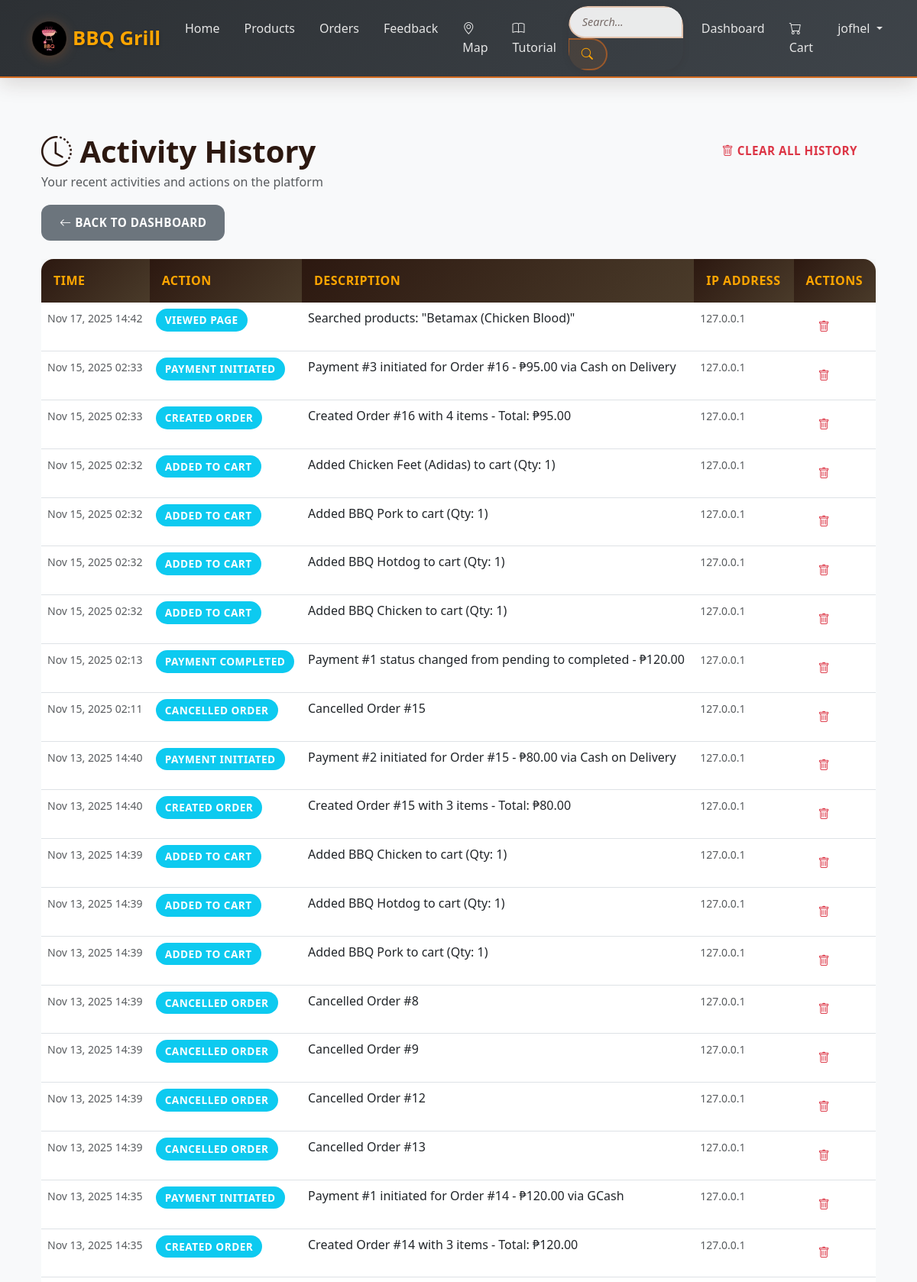
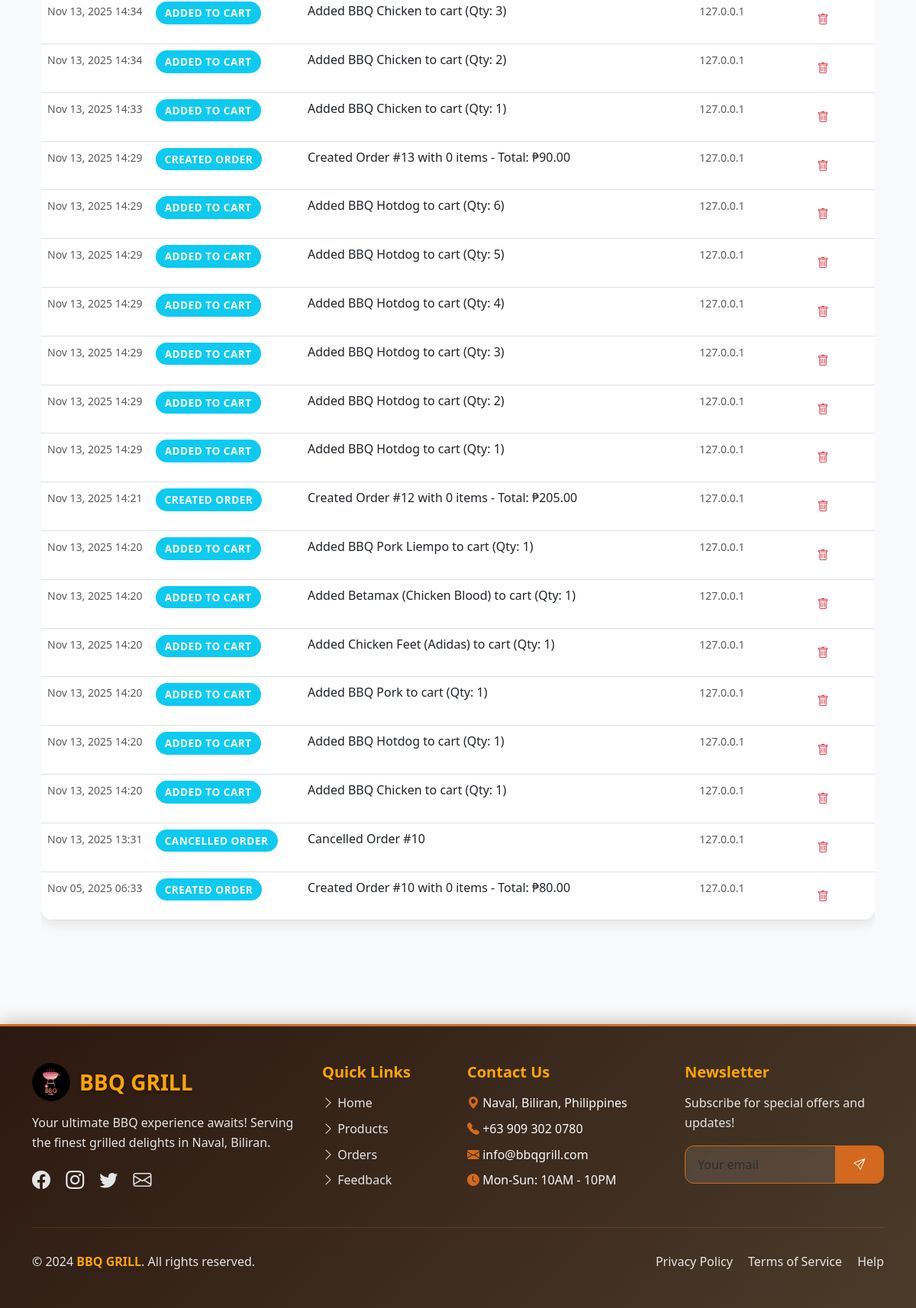
Page /history/ (signed in) on the committed database (2 pictures, top to bottom).
### core/models.py (models this page shows, shortened)
class UserHistory(models.Model):
    ACTION_CHOICES = [
        ('login', 'Login'),
        ('logout', 'Logout'),
        ('view_product', 'Viewed Product'),
        ('add_to_cart', 'Added to Cart'),
        ('remove_from_cart', 'Removed from Cart'),
        ('create_order', 'Created Order'),
        ('update_order', 'Updated Order'),
        ('cancel_order', 'Cancelled Order'),
        ('payment_initiated', 'Payment Initiated'),
        ('payment_completed', 'Payment Completed'),
        ('payment_failed', 'Payment Failed'),
        ('payment_cancelled', 'Payment Cancelled'),
        ('payment_refunded', 'Payment Refunded'),
        ('create_reservation', 'Created Reservation'),
        ('update_reservation', 'Updated Reservation'),
        ('cancel_reservation', 'Cancelled Reservation'),
        ('create_journal', 'Created Journal Entry'),
        ('update_journal', 'Updated Journal Entry'),
        ('delete_journal', 'Deleted Journal Entry'),
        ('submit_feedback', 'Submitted Feedback'),
        ('view_page', 'Viewed Page'),
    ]
    user = models.ForeignKey(User, on_delete=models.CASCADE, related_name='history')
    action = models.CharField(max_length=20, choices=ACTION_CHOICES)
    description = models.TextField(blank=True)
    ip_address = models.GenericIPAddressField(null=True, blank=True)
    user_agent = models.TextField(blank=True)
    timestamp = models.DateTimeField(auto_now_add=True)
    class Meta:
        ordering = ['-timestamp']
        verbose_name_plural = 'User Histories'
    def get_action_display(self):
        return dict(self.ACTION_CHOICES)[self.action]

### core/views.py (the view)
# urls.py: path("history/", views.user_history, name="user_history"),
@login_required
def user_history(request: HttpRequest) -> HttpResponse:
    history = UserHistory.objects.filter(user=request.user).order_by('-timestamp')[:100]
    context = {
        'history': history,
    }
    return render(request, 'core/user_history.html', context)

### templates/core/user_history.html (shortened to what this page needs)
{% extends 'base.html' %}
{% block content %}
<div class="container my-5">
    <div class="row mb-4">
        <div class="col-md-6">
            <h1 class="mb-1">
                <i class="bi bi-clock-history"></i> Activity History
            </h1>
            <p class="text-muted">Your recent activities and actions on the platform</p>
            <a href="{% url 'dashboard' %}" class="btn btn-secondary btn-sm">
                <i class="bi bi-arrow-left"></i> Back to Dashboard
            </a>
        </div>
        <div class="col-md-6 text-end">
            {% if history %}
                <a href="{% url 'clear_user_history' %}" class="btn btn-outline-danger">
                    <i class="bi bi-trash"></i> Clear All History
                </a>
            {% endif %}
        </div>
    </div>
    {% if history %}
        <div class="table-responsive">
            <table class="table table-hover">
                <thead class="table-dark">
                    <tr>
                        <th>Time</th>
                        <th>Action</th>
                        <th>Description</th>
                        <th>IP Address</th>
                        <th>Actions</th>
                    </tr>
                </thead>
                <tbody>
                    {% for entry in history %}
                        <tr>
                            <td>
                                <small class="text-muted">
                                    {{ entry.timestamp|date:"M d, Y H:i" }}
                                </small>
                            </td>
                            <td>
                                <span class="badge bg-info">
                                    {{ entry.get_action_display }}
                                </span>
                            </td>
                            <td>
                                {% if entry.description %}
                                    {{ entry.description|truncatewords:15 }}
                                {% else %}
                                    <span class="text-muted">-</span>
                                {% endif %}
                            </td>
                            <td>
                                <small class="text-muted">
                                    {% if entry.ip_address %}
                                        {{ entry.ip_address }}
                                    {% else %}
                                        <span>-</span>
                                    {% endif %}
                                </small>
                            </td>
                            <td>
                                <a href="{% url 'delete_user_history' entry.pk %}"
                                   class="btn btn-outline-danger btn-sm"
                                   title="Delete this activity">
                                    <i class="bi bi-trash"></i>
                                </a>
                            </td>
                        </tr>
                    {% endfor %}
                </tbody>
            </table>
        </div>
    {% else %}
        <div class="alert alert-info text-center py-5">
            <i class="bi bi-info-circle" style="font-size: 2rem;"></i>
            <p class="mt-3 mb-0">No activity history yet. Start using the platform to see your activities here!</p>
        </div>
    {% endif %}
</div>
{% endblock %}

### templates/base.html (shortened to what this page needs)
<!DOCTYPE html>
<html lang="en">
<head>
    <link href="https://cdn.jsdelivr.net/npm/bootstrap@5.3.0/dist/css/bootstrap.min.css" rel="stylesheet">
    <link href="https://cdn.jsdelivr.net/npm/bootstrap-icons@1.10.0/font/bootstrap-icons.css" rel="stylesheet">
    {% load static %}
    <link rel="stylesheet" href="{% static 'css/style.css' %}">
</head>
<body class="d-flex flex-column min-vh-100">
    <nav class="navbar navbar-expand-lg navbar-dark bg-dark">
        <div class="container">
            <a class="navbar-brand d-flex align-items-center" href="{% url 'home' %}">
                <img src="{% static 'image/logo bbq grill.png' %}" alt="BBQ Grill Logo" class="navbar-logo me-2">
                BBQ Grill
            </a>
            <div class="collapse navbar-collapse" id="navbarNav">
                <ul class="navbar-nav me-auto">
                    <li class="nav-item">
                        <a class="nav-link" href="{% url 'home' %}">Home</a>
                    </li>
                    <li class="nav-item">
                        <a class="nav-link" href="{% url 'product_list' %}">Products</a>
                    </li>
                    <li class="nav-item">
                        <a class="nav-link" href="{% url 'order_list' %}">Orders</a>
                    </li>
                    <li class="nav-item">
                        <a class="nav-link" href="{% url 'feedback' %}">Feedback</a>
                    </li>
                    <li class="nav-item">
                        <a class="nav-link" href="{% url 'map' %}"><i class="bi bi-geo-alt"></i> Map</a>
                    </li>
                    <li class="nav-item">
                        <a class="nav-link" href="{% url 'tutorial' %}"><i class="bi bi-book"></i> Tutorial</a>
                    </li>
                </ul>
                <div class="search-container me-2" style="position: relative;">
                    <form class="d-flex" method="get" action="{% url 'product_list' %}" role="search">
                        <div class="input-group">
                            <input
                                class="form-control"
                                type="search"
                                name="search"
                                id="navbar-search"
                                placeholder="Search..."
                                aria-label="Search"
                                value="{{ request.GET.search }}"
                                autocomplete="off"
                                style="min-width: 150px;">
                            <button class="btn btn-outline-light" type="submit">
                                <i class="bi bi-search"></i>
                            </button>
                        </div>
                    </form>
                </div>
                <ul class="navbar-nav">
                    {% if user.is_authenticated %}
                        <li class="nav-item">
                            <a class="nav-link" href="{% url 'dashboard' %}">Dashboard</a>
                        </li>
                        <li class="nav-item">
                            <a class="nav-link" href="{% url 'cart_view' %}">
                                <i class="bi bi-cart"></i> Cart
                            </a>
                        </li>
                        <li class="nav-item dropdown">
                            <a class="nav-link dropdown-toggle" href="#" role="button" data-bs-toggle="dropdown">
                                {{ user.username }}
                            </a>
                        </li>
                    {% endif %}
                </ul>
            </div>
        </div>
    </nav>
    <main class="container my-4 flex-grow-1">
        {% block content %}
        {% endblock %}
    </main>
    <footer class="bg-dark text-light py-5 mt-5">
        <div class="container">
            <div class="row g-4">
                <div class="col-lg-4 col-md-6">
                    <div class="d-flex align-items-center mb-3">
                        <img src="{% static 'image/logo bbq grill.png' %}" alt="BBQ Grill Logo" style="height: 50px; width: auto; margin-right: 12px;">
                        <h3 class="fw-bold mb-0" style="color: var(--bbq-gold); text-shadow: 0 2px 4px rgba(0, 0, 0, 0.3);">BBQ GRILL</h3>
                    </div>
                    <p class="mb-3" style="color: var(--bbq-ash);">Your ultimate BBQ experience awaits! Serving the finest grilled delights in Naval, Biliran.</p>
                    <div class="social-links">
                        <a href="#" class="text-light me-3" style="font-size: 1.5rem;"><i class="bi bi-facebook"></i></a>
                        <a href="#" class="text-light me-3" style="font-size: 1.5rem;"><i class="bi bi-instagram"></i></a>
                        <a href="#" class="text-light me-3" style="font-size: 1.5rem;"><i class="bi bi-twitter"></i></a>
                        <a href="#" class="text-light" style="font-size: 1.5rem;"><i class="bi bi-envelope"></i></a>
                    </div>
                </div>
                <div class="col-lg-2 col-md-6">
                    <h5 class="fw-bold mb-3" style="color: var(--bbq-gold);">Quick Links</h5>
                    <ul class="list-unstyled">
                        <li class="mb-2"><a href="{% url 'home' %}" class="text-light text-decoration-none"><i class="bi bi-chevron-right"></i> Home</a></li>
                        <li class="mb-2"><a href="{% url 'product_list' %}" class="text-light text-decoration-none"><i class="bi bi-chevron-right"></i> Products</a></li>
                        <li class="mb-2"><a href="{% url 'order_list' %}" class="text-light text-decoration-none"><i class="bi bi-chevron-right"></i> Orders</a></li>
                        <li class="mb-2"><a href="{% url 'feedback' %}" class="text-light text-decoration-none"><i class="bi bi-chevron-right"></i> Feedback</a></li>
                    </ul>
                </div>
                <div class="col-lg-3 col-md-6">
                    <h5 class="fw-bold mb-3" style="color: var(--bbq-gold);">Contact Us</h5>
                    <ul class="list-unstyled">
                        <li class="mb-2"><i class="bi bi-geo-alt-fill" style="color: var(--bbq-ember);"></i> Naval, Biliran, Philippines</li>
                        <li class="mb-2"><i class="bi bi-telephone-fill" style="color: var(--bbq-ember);"></i> +63 909 302 0780</li>
                        <li class="mb-2"><i class="bi bi-envelope-fill" style="color: var(--bbq-ember);"></i> info@bbqgrill.com</li>
                        <li class="mb-2"><i class="bi bi-clock-fill" style="color: var(--bbq-ember);"></i> Mon-Sun: 10AM - 10PM</li>
                    </ul>
                </div>
                <div class="col-lg-3 col-md-6">
                    <h5 class="fw-bold mb-3" style="color: var(--bbq-gold);">Newsletter</h5>
                    <p style="color: var(--bbq-ash);">Subscribe for special offers and updates!</p>
                    <div class="input-group mb-3">
                        <input type="email" class="form-control" placeholder="Your email" style="background: rgba(255,255,255,0.1); border: 1px solid var(--bbq-ember); color: white;">
                        <button class="btn" style="background: var(--bbq-ember); color: white;" type="button"><i class="bi bi-send"></i></button>
                    </div>
                </div>
            </div>
            <hr style="border-color: var(--bbq-ember); margin: 2rem 0;">
            <div class="row">
                <div class="col-md-6 text-center text-md-start">
                    <p class="mb-0" style="color: var(--bbq-ash);">&copy; 2024 <span class="fw-bold" style="color: var(--bbq-gold);">BBQ GRILL</span>. All rights reserved.</p>
                </div>
                <div class="col-md-6 text-center text-md-end">
                    <a href="#" class="text-light text-decoration-none me-3">Privacy Policy</a>
                    <a href="#" class="text-light text-decoration-none me-3">Terms of Service</a>
                    <a href="{% url 'tutorial' %}" class="text-light text-decoration-none">Help</a>
                </div>
            </div>
        </div>
    </footer>
</body>
</html>

### templates/core/user_history.html (style rules this page uses)
.badge { font-size: 0.85rem; padding: 0.5rem 0.75rem; }

### rows in the picture
UserHistory: timestamp "Nov 17, 2025 14:42", action "VIEWED PAGE", description "Searched products: \"Betamax (Chicken Blood)\"", ip_address "127.0.0.1"
UserHistory: timestamp "Nov 15, 2025 02:33", action "PAYMENT INITIATED", description "Payment #3 initiated for Order #16 - ₱95.00 via Cash on Delivery", ip_address "127.0.0.1"
UserHistory: timestamp "Nov 15, 2025 02:33", action "CREATED ORDER", description "Created Order #16 with 4 items - Total: ₱95.00", ip_address "127.0.0.1"
UserHistory: timestamp "Nov 15, 2025 02:32", action "ADDED TO CART", description "Added Chicken Feet (Adidas) to cart (Qty: 1)", ip_address "127.0.0.1"
UserHistory: timestamp "Nov 15, 2025 02:32", action "ADDED TO CART", description "Added BBQ Pork to cart (Qty: 1)", ip_address "127.0.0.1"
UserHistory: timestamp "Nov 15, 2025 02:32", action "ADDED TO CART", description "Added BBQ Hotdog to cart (Qty: 1)", ip_address "127.0.0.1"
UserHistory: timestamp "Nov 15, 2025 02:32", action "ADDED TO CART", description "Added BBQ Chicken to cart (Qty: 1)", ip_address "127.0.0.1"
UserHistory: timestamp "Nov 15, 2025 02:13", action "PAYMENT COMPLETED", description "Payment #1 status changed from pending to completed - ₱120.00", ip_address "127.0.0.1"
UserHistory: timestamp "Nov 15, 2025 02:11", action "CANCELLED ORDER", description "Cancelled Order #15", ip_address "127.0.0.1"
UserHistory: timestamp "Nov 13, 2025 14:40", action "PAYMENT INITIATED", description "Payment #2 initiated for Order #15 - ₱80.00 via Cash on Delivery", ip_address "127.0.0.1"
UserHistory: timestamp "Nov 13, 2025 14:40", action "CREATED ORDER", description "Created Order #15 with 3 items - Total: ₱80.00", ip_address "127.0.0.1"
UserHistory: timestamp "Nov 13, 2025 14:39", action "ADDED TO CART", description "Added BBQ Chicken to cart (Qty: 1)", ip_address "127.0.0.1"
UserHistory: timestamp "Nov 13, 2025 14:39", action "ADDED TO CART", description "Added BBQ Hotdog to cart (Qty: 1)", ip_address "127.0.0.1"
UserHistory: timestamp "Nov 13, 2025 14:39", action "ADDED TO CART", description "Added BBQ Pork to cart (Qty: 1)", ip_address "127.0.0.1"
UserHistory: timestamp "Nov 13, 2025 14:39", action "CANCELLED ORDER", description "Cancelled Order #8", ip_address "127.0.0.1"
UserHistory: timestamp "Nov 13, 2025 14:39", action "CANCELLED ORDER", description "Cancelled Order #9", ip_address "127.0.0.1"
UserHistory: timestamp "Nov 13, 2025 14:39", action "CANCELLED ORDER", description "Cancelled Order #12", ip_address "127.0.0.1"
UserHistory: timestamp "Nov 13, 2025 14:39", action "CANCELLED ORDER", description "Cancelled Order #13", ip_address "127.0.0.1"
UserHistory: timestamp "Nov 13, 2025 14:35", action "PAYMENT INITIATED", description "Payment #1 initiated for Order #14 - ₱120.00 via GCash", ip_address "127.0.0.1"
UserHistory: timestamp "Nov 13, 2025 14:35", action "CREATED ORDER", description "Created Order #14 with 3 items - Total: ₱120.00", ip_address "127.0.0.1"
UserHistory: timestamp "Nov 13, 2025 14:34", action "ADDED TO CART", description "Added BBQ Chicken to cart (Qty: 3)", ip_address "127.0.0.1"
UserHistory: timestamp "Nov 13, 2025 14:34", action "ADDED TO CART", description "Added BBQ Chicken to cart (Qty: 2)", ip_address "127.0.0.1"
UserHistory: timestamp "Nov 13, 2025 14:33", action "ADDED TO CART", description "Added BBQ Chicken to cart (Qty: 1)", ip_address "127.0.0.1"
UserHistory: timestamp "Nov 13, 2025 14:29", action "CREATED ORDER", description "Created Order #13 with 0 items - Total: ₱90.00", ip_address "127.0.0.1"
UserHistory: timestamp "Nov 13, 2025 14:29", action "ADDED TO CART", description "Added BBQ Hotdog to cart (Qty: 6)", ip_address "127.0.0.1"
UserHistory: timestamp "Nov 13, 2025 14:29", action "ADDED TO CART", description "Added BBQ Hotdog to cart (Qty: 5)", ip_address "127.0.0.1"
UserHistory: timestamp "Nov 13, 2025 14:29", action "ADDED TO CART", description "Added BBQ Hotdog to cart (Qty: 4)", ip_address "127.0.0.1"
UserHistory: timestamp "Nov 13, 2025 14:29", action "ADDED TO CART", description "Added BBQ Hotdog to cart (Qty: 3)", ip_address "127.0.0.1"
UserHistory: timestamp "Nov 13, 2025 14:29", action "ADDED TO CART", description "Added BBQ Hotdog to cart (Qty: 2)", ip_address "127.0.0.1"
UserHistory: timestamp "Nov 13, 2025 14:29", action "ADDED TO CART", description "Added BBQ Hotdog to cart (Qty: 1)", ip_address "127.0.0.1"
UserHistory: timestamp "Nov 13, 2025 14:21", action "CREATED ORDER", description "Created Order #12 with 0 items - Total: ₱205.00", ip_address "127.0.0.1"
UserHistory: timestamp "Nov 13, 2025 14:20", action "ADDED TO CART", description "Added BBQ Pork Liempo to cart (Qty: 1)", ip_address "127.0.0.1"
UserHistory: timestamp "Nov 13, 2025 14:20", action "ADDED TO CART", description "Added Betamax (Chicken Blood) to cart (Qty: 1)", ip_address "127.0.0.1"
UserHistory: timestamp "Nov 13, 2025 14:20", action "ADDED TO CART", description "Added Chicken Feet (Adidas) to cart (Qty: 1)", ip_address "127.0.0.1"
UserHistory: timestamp "Nov 13, 2025 14:20", action "ADDED TO CART", description "Added BBQ Pork to cart (Qty: 1)", ip_address "127.0.0.1"
UserHistory: timestamp "Nov 13, 2025 14:20", action "ADDED TO CART", description "Added BBQ Hotdog to cart (Qty: 1)", ip_address "127.0.0.1"
UserHistory: timestamp "Nov 13, 2025 14:20", action "ADDED TO CART", description "Added BBQ Chicken to cart (Qty: 1)", ip_address "127.0.0.1"
UserHistory: timestamp "Nov 13, 2025 13:31", action "CANCELLED ORDER", description "Cancelled Order #10", ip_address "127.0.0.1"
UserHistory: timestamp "Nov 05, 2025 06:33", action "CREATED ORDER", description "Created Order #10 with 0 items - Total: ₱80.00", ip_address "127.0.0.1"

### other values in the picture
{{ user.username }} "jofhel"
